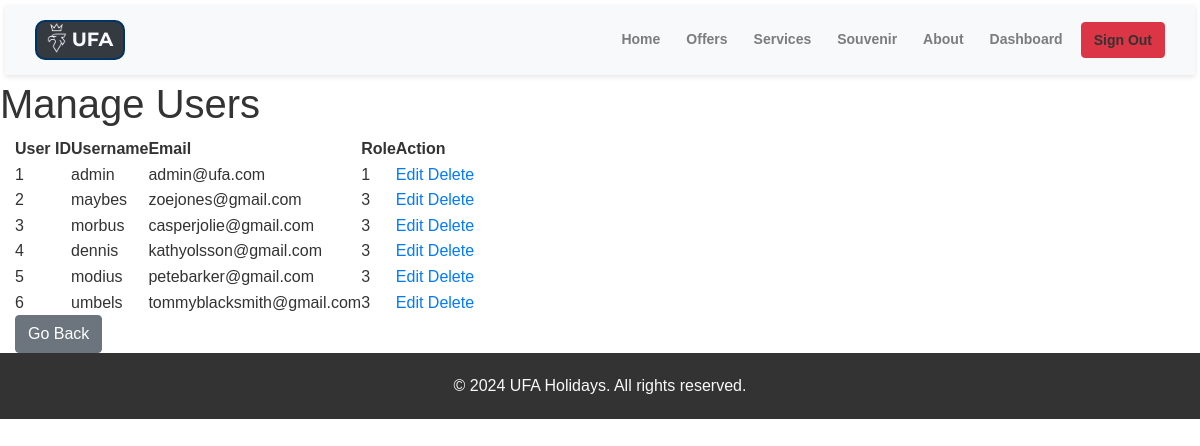
Page /assets/pages/manage_users.php (signed in) on the committed database.
### tables this page shows
CREATE TABLE `users` (
  `user_id` int(11) NOT NULL,
  `user_first_name` varchar(50) DEFAULT NULL,
  `user_last_name` varchar(50) DEFAULT NULL,
  `user_email` varchar(100) DEFAULT NULL,
  `user_phone` varchar(20) DEFAULT NULL,
  `user_date_of_birth` date DEFAULT NULL,
  `user_registration_date` timestamp NOT NULL DEFAULT current_timestamp(),
  `user_login` varchar(64) DEFAULT NULL,
  `user_password` varchar(128) DEFAULT NULL,
  `role_id` int(11) DEFAULT NULL
);

### assets/pages/manage_users.php (the view, shortened to what this page needs)
<?php
include 'db_connect.php';
if ($conn) {
    $sql = "SELECT * FROM users";
    $result = mysqli_query($conn, $sql);
    if ($result) {
        $users = mysqli_fetch_all($result, MYSQLI_ASSOC);
    } else {
        $users = [];
        echo "Error: " . mysqli_error($conn);
    }
} else {
    echo "Error: Unable to connect to the database.";
}
?>
<!DOCTYPE html>
<html lang="en">
<head>
    <link rel="stylesheet" href="assets/css/styles.css">
    <link rel="stylesheet" href="https://stackpath.bootstrapcdn.com/bootstrap/4.5.2/css/bootstrap.min.css">
</head>
<body>
    <main>
        <?php include 'navbar.php'; ?>
        <h1>Manage Users</h1>
        <div class="container">
            <table>
                <thead>
                    <tr>
                        <th>User ID</th>
                        <th>Username</th>
                        <th>Email</th>
                        <th>Role</th>
                        <th>Action</th>
                    </tr>
                </thead>
                <tbody class="mt-3">
                    <?php foreach ($users as $user): ?>
                        <tr class="mt-3">
                            <td><?php echo $user['user_id']; ?></td>
                            <td><?php echo $user['user_login']; ?></td>
                            <td><?php echo $user['user_email']; ?></td>
                            <td><?php echo $user['role_id']; ?></td>
                            <td>
                                <a href="assets/pages/edit_user.php?id=<?php echo $user['user_id']; ?>">Edit</a>
                                <a href="assets/pages/delete_user.php?id=<?php echo $user['user_id']; ?>">Delete</a>
                            </td>
                        </tr>
                    <?php endforeach; ?>
                </tbody>
            </table>
            <a href="javascript:history.back()" class="btn btn-secondary">Go Back</a>
        </div>
    </main>
    <?php include 'footer.php'; ?>
</body>
</html>

### assets/pages/navbar.php (shortened to what this page needs)
<!DOCTYPE html>
<html lang="en">
<head>
    <link rel="stylesheet" href="https://stackpath.bootstrapcdn.com/bootstrap/4.5.2/css/bootstrap.min.css">
    <link rel="stylesheet" href="assets/css/styles.css">
</head>
<body>
<nav class="navbar navbar-expand-lg navbar-light bg-light">
    <div class="container container-no-margin">
        <a class="navbar-brand bg-dark" href="#">
            <img src="<?php echo ASSETS_PATH; ?>img/logo.png" alt="Logo">
            <span class="brand-name text-light">UFA</span>
        </a>
        <div class="collapse navbar-collapse" id="navbarNav">
            <ul class="navbar-nav ml-auto">
                <li class="nav-item <?php echo (basename($_SERVER['PHP_SELF']) == 'index.php' || basename($_SERVER['PHP_SELF']) == '') ? 'active' : ''; ?>">
                    <a class="nav-link" href="<?php echo BASE_URL; ?>index.php">Home</a>
                </li>
                <li class="nav-item <?php echo (basename($_SERVER['PHP_SELF']) == 'offers.php') ? 'active' : ''; ?>">
                    <a class="nav-link" href="<?php echo PAGES_PATH; ?>offers.php">Offers</a>
                </li>
                <li class="nav-item <?php echo (basename($_SERVER['PHP_SELF']) == 'services.php') ? 'active' : ''; ?>">
                    <a class="nav-link" href="<?php echo PAGES_PATH; ?>services.php">Services</a>
                </li>
                <li class="nav-item <?php echo (basename($_SERVER['PHP_SELF']) == 'souvenir.php') ? 'active' : ''; ?>">
                    <a class="nav-link" href="<?php echo PAGES_PATH; ?>souvenir.php">Souvenir</a>
                </li>
                <li class="nav-item <?php echo (basename($_SERVER['PHP_SELF']) == 'about.php') ? 'active' : ''; ?>">
                    <a class="nav-link" href="<?php echo PAGES_PATH; ?>about.php">About</a>
                </li>
                <?php if (isset($_SESSION['user_id'])): ?>
                    <?php if ($_SESSION['role_id'] === 1):  ?>
                        <li class="nav-item">
                            <a class="nav-link" href="<?php echo PAGES_PATH; ?>admin_dashboard.php">Dashboard</a>
                        </li>
                    <?php else:  ?>
                        <li class="nav-item">
                            <a class="nav-link" href="<?php echo PAGES_PATH; ?>profile.php">Profile</a>
                        </li>
                    <?php endif; ?>
                    <li class="nav-item">
                        <a class="btn btn-danger nav-btn nav-btn-login" href="<?php echo PAGES_PATH; ?>logout.php">Sign Out</a>
                    </li>
                <?php else: ?>
                    <li class="nav-item">
                        <a class="btn btn-primary nav-btn nav-btn-login" href="<?php echo PAGES_PATH; ?>login.php">Login</a>
                    </li>
                <?php endif; ?>
            </ul>
        </div>
    </div>
</nav>
</body>
</html>

### assets/pages/footer.php
<footer class="footer mt-auto">
    <div class="container text-center">
        <span class="text-light">&copy; <?php echo date("Y"); ?> UFA Holidays. All rights reserved.</span>
    </div>
</footer>

### assets/css/styles.css (style rules this page uses)
:root { --primary-color: #003366; --secondary-color: #66CCCC; --accent-color: #66CC99; --gold-color: #FFD700; --text-color: #333333; --bg-color: #FFFFFF; --bg-light-color: #F2F2F2; }
* { margin: 0; padding: 0; box-sizing: border-box; }
body { font-family: Arial, sans-serif; line-height: 1.6; font-size: 16px; color: var(--text-color); background-color: var(--bg-color); }
.container { max-width: 1200px; margin: 0 auto; padding: 0 15px; }
.navbar { background-color: var(--bg-color); box-shadow: 0px 2px 5px rgba(0, 0, 0, 0.1); overflow: hidden; padding: 5px; margin: 5px; position: relative; z-index: 1000; display: flex; align-items: center; justify-content: space-between; }
.navbar-collapse { position: relative; top: 100%; left: 0; z-index: 999; }
.navbar-brand { font-size: 18px; color: #333; font-weight: bold; margin-right: 20px; line-height: 1; max-height: 60px; vertical-align: middle; }
.navbar-brand img { max-height: 50px; vertical-align: middle; border-radius: 10px; margin-bottom: 5px; }
.navbar-nav { margin-left: auto; max-height: 100%; overflow: hidden; }
.navbar-nav li { margin-right: 10px; max-height: 100%; }
.navbar-nav li a { color: #333; font-size: 14px; font-weight: bold; line-height: 1; padding: 10px 12px; }
.navbar-brand { font-size: 18px; color: var(--primary-color); font-weight: 100; line-height: 1; max-height: 40px; vertical-align: middle; display: flex; align-items: center; justify-content: center; font-family: 'Montserrat', sans-serif; border: 2px solid var(--primary-color); border-radius: 10px; padding: 5px 10px; margin-top: 10px; margin-bottom: 10px; margin-left: 10px; margin-right: 10px; }
.navbar-brand img { max-height: 30px; vertical-align: middle; border-radius: 5px; margin-right: 5px; }
.brand-name { font-size: 1.2rem; color: var(--primary-color); font-weight: bold; }
.container-no-margin { max-width: 1200px; margin: 0 auto; padding: 0 15px; }
footer { background-color: #333; color: #fff; text-align: center; padding: 20px 0; }

### rows in the picture
users: user_id "1", user_login "admin", user_email "admin@ufa.com", role "1"
users: user_id "2", user_login "maybes", user_email "zoejones@gmail.com", role "3"
users: user_id "3", user_login "morbus", user_email "casperjolie@gmail.com", role "3"
users: user_id "4", user_login "dennis", user_email "kathyolsson@gmail.com", role "3"
users: user_id "5", user_login "modius", user_email "petebarker@gmail.com", role "3"
users: user_id "6", user_login "umbels", user_email "tommyblacksmith@gmail.com", role "3"
